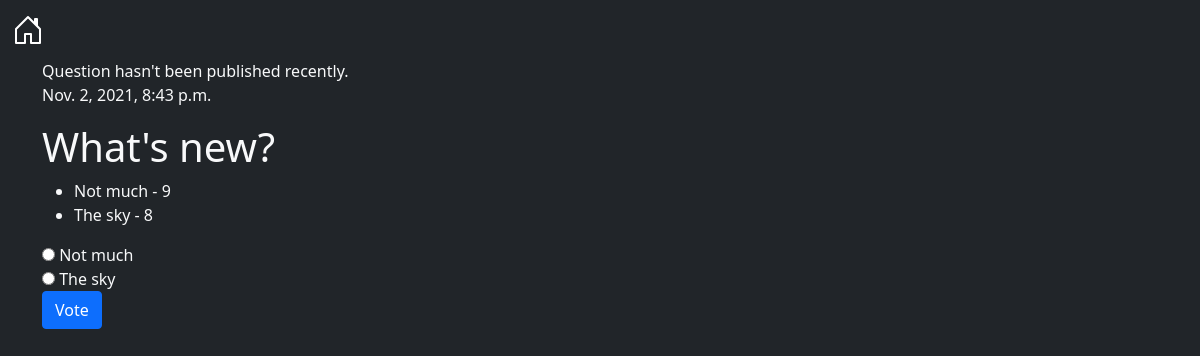
/polls/1/, run on an earlier commit of the app's database.
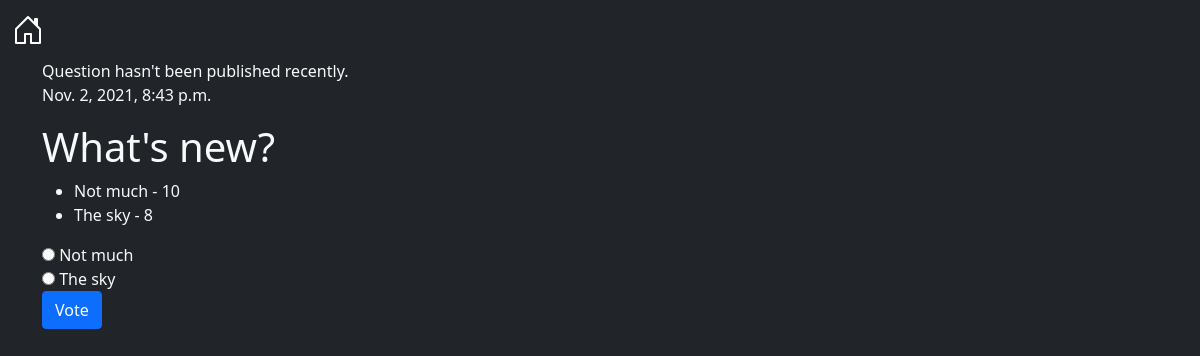
And on a later commit of the database.
### polls/models.py (models this page shows, shortened)
class Choice(models.Model):
    question: models.ForeignKey = models.ForeignKey(Question, on_delete=models.CASCADE)
    choice_text: models.CharField = models.CharField(max_length=200)
    votes: models.IntegerField = models.IntegerField(default=0)

### polls/views.py (the view)
# urls.py: path('<int:pk>/', views.DetailView.as_view(), name='detail'),
class DetailView(generic.DetailView):
    model: type[Question] = Question
    template_name: str = 'polls/detail.html'

### polls/models.py (called while the page is built)
    def __str__(self) -> Union[CharField, CharField]:
        return self.question_text

    @admin.display(
        boolean=True,
        ordering='pub_date',
        description='Published recently?',
    )
    def was_published_recently(self) -> bool:
        now = timezone.now()
        return now - timedelta(days=1) <= self.pub_date <= now

### polls/templates/polls/detail.html (shortened to what this page needs)
<!DOCTYPE html>
<html lang="en">
<head>
    {% load static %}
    <link rel="stylesheet"
          href="https://cdn.jsdelivr.net/npm/bootstrap@5.1.1/dist/css/bootstrap.min.css"
>
    {% include 'navbar.html' %}
</head>
<body class="text-light bg-dark">
    <div class="container">
        {% if question.was_published_recently %}
                Question has been published recently.
        {% else %}
                Question hasn't been published recently.
        {% endif %}
        <p class="text-right">{{ question.pub_date }}</p>
        <h1>
            {{ question.question_text }}
        </h1>
        <ul>
            {% for choice in question.choice_set.all %}
                <li>{{ choice.choice_text }} - {{ choice.votes }}</li>
            {% endfor %}
        </ul>
        <form action="{% url 'polls:vote' question.id %}" method="post">
        <fieldset>
            {% for choice in question.choice_set.all %}
                <input type="radio" name="choice" id="choice{{ forloop.counter }}" value="{{ choice.id }}">
                <label for="choice{{ forloop.counter }}">{{ choice.choice_text }}</label><br>
            {% endfor %}
        </fieldset>
        <input type="submit" value="Vote" class="btn btn-primary">
        </form>
    </div>
</body>
</html>

What changed in the data, as far as the page shows it:
changed Choice "Not much": votes "9" → "10"
